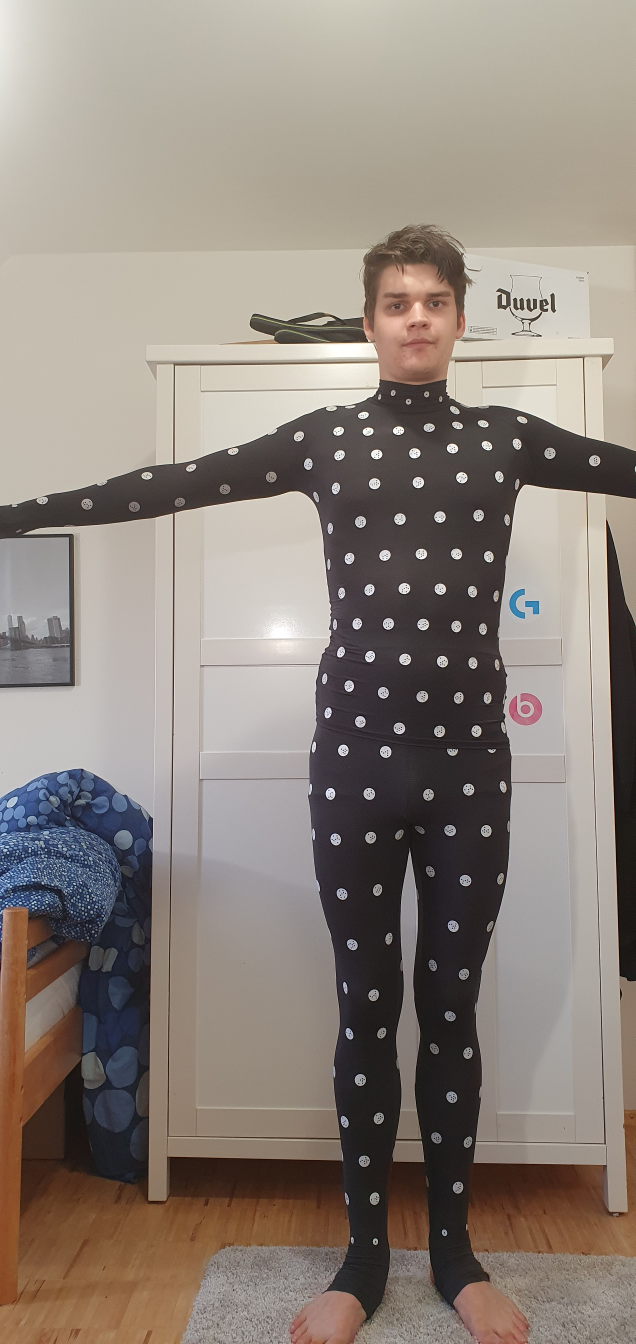
#> input picture App/Test/untitled/assets/images/T.jpg, 1908 x 4032 px (shown at 1/3 size)
$ python detect_points.py ../../../App/Test/untitled/assets/images/T.jpg   (older library calls are emulated)
#> lines starting #> are read from the running program, lines starting #| are printed output that depends on the picture; after the words box and inside, x2 and y2 are one past the last pixel; in counts of white or black regions, pixels touching at a corner belong together
#> further down, im is the input picture: shape (4032, 1908, 3); mean B, G, R 123.9, 132.1, 142.1
### Server/app/Measure/markers.py
#!/usr/bin/python3
# -*- coding: utf-8 -*-
#######################################################################
#
#  This Code is based on the work of Ksasao (https://github.com/ksasao)
#  who released his code under Apache License V2.0.
#  See: https://gist.github.com/ksasao/bc9c548d5e38932f2d0d11912ba541d0
#
#######################################################################
from __future__ import division, print_function, unicode_literals
from cv2 import cvtColor, GaussianBlur, threshold, findContours, contourArea, boundingRect, arcLength
from cv2 import COLOR_BGR2GRAY, THRESH_BINARY_INV, THRESH_OTSU, RETR_TREE, CHAIN_APPROX_NONE
from cv2 import boundingRect, fitEllipse, warpAffine, getAffineTransform
from cv2 import circle, LINE_AA
from cv2 import resize, INTER_CUBIC, putText, FONT_HERSHEY_PLAIN
from Measure.ellipse_helpers import approx_ellipse_perimeter, find_nearest_point_on_ellipse, rotate_point
import numpy as np


def contour_sanity_check(contour, image_height, point_d=0.02):
    # We assume a persons height is between 1,3m and 2,2m.
    # In a reasonably sane photographed image the person is either
    # head to toe in the image or uses at least half the frame.
    # Points with ID have a diameter of 2cm. The small points at
    # the neck have a diameter of 1cm.
    x, y, w, h = boundingRect(contour)
    # Calculate a lower bound for the size of one pixel
    lb = 1.3 / image_height
    # Calculate an upper bound for the size of one pixel
    ub = 2 * 2.2 / image_height
    # Checking bounds for width and height
    if max(w, h) * ub < point_d or max(w, h) * lb > point_d:
        return False
    # The maximum area of a point is a circle
    if contourArea(contour) > np.pi * (point_d / 2 / lb) ** 2:
        return False
    # The maximum perimeter of a point is a circle
    if arcLength(contour, True) * lb > np.pi * point_d:
        return False
    # The minimum perimeter of a point is 2*d
    if arcLength(contour, True) * ub < 2 * point_d:
        return False
    # The perimeter should not be much bigger than that of the
    # minimal ellipse with the same area
    epsilon_factor = 1.5
    if arcLength(contour, True) > epsilon_factor * approx_ellipse_perimeter(w, h):
        return False
    # Calculate the average quadratic distance of the contour to a fitted ellipse
    if len(contour) < 5:
        return False
    ellipse = fitEllipse(contour)
    if ellipse[1][0] <= 0 or ellipse[1][1] <= 0:
        return False
    # For very flat ellipses there is no hope to detect a point id later
    if min(ellipse[1]) < 0.1 * max(ellipse[1]):
        return False
    # Check if the contour is roughly elliptical
    quad_dist = 0
    for p in contour:
        tp = p[0][0] - ellipse[0][0], p[0][1] - ellipse[0][1]
        rtp = rotate_point(tp, (0, 0), -ellipse[2] + 90)
        poe = find_nearest_point_on_ellipse(ellipse[1][1] / 2, ellipse[1][0] / 2, rtp)
        poer = rotate_point(poe, (0, 0), ellipse[2] - 90)
        poert = poer[0] + ellipse[0][0], poer[1] + ellipse[0][1]
        quad_dist += (p[0][0] - poert[0]) ** 2 + (p[0][1] - poert[1]) ** 2
    if quad_dist / len(contour) > 1.0:
        return False
    # This contour could be a point
    return True


def find_marker_ellipses(im):
    im_gray = cvtColor(im, COLOR_BGR2GRAY)
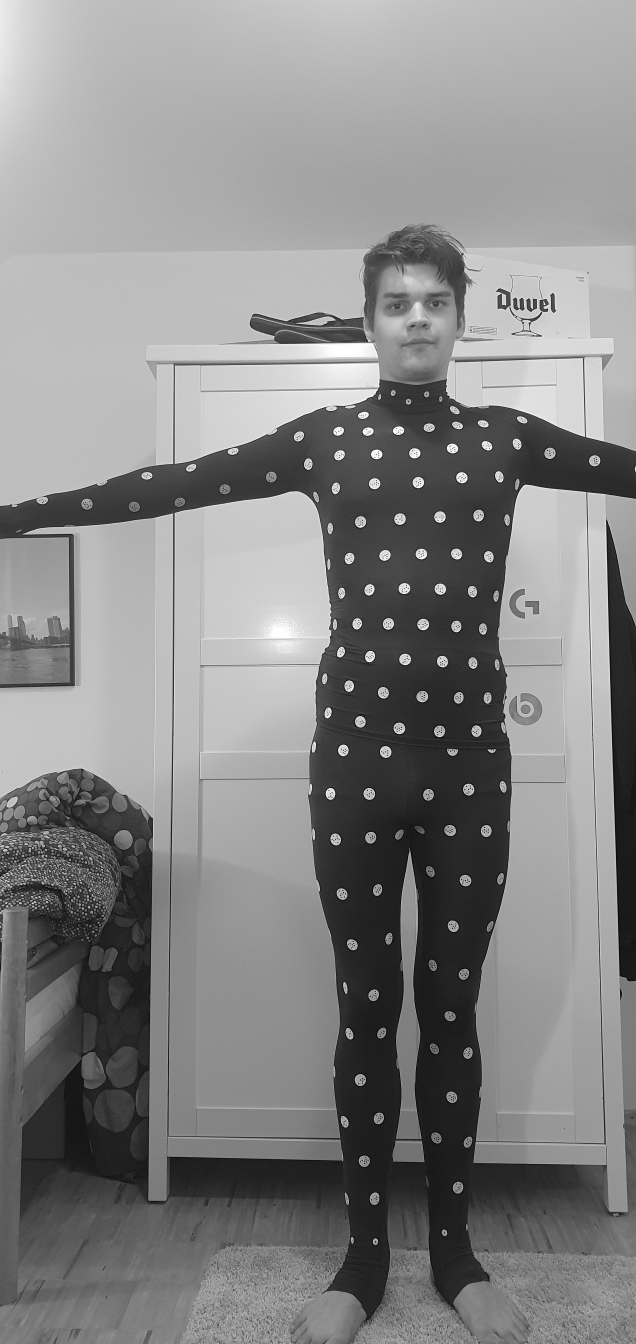
#> im_gray: shape (4032, 1908) (shown at 1/3 size); min 0, max 255, mean 134.1
    im_blur = GaussianBlur(im_gray, (3, 3), 0)
    ret, th = threshold(im_blur, 0, 255, THRESH_BINARY_INV + THRESH_OTSU)
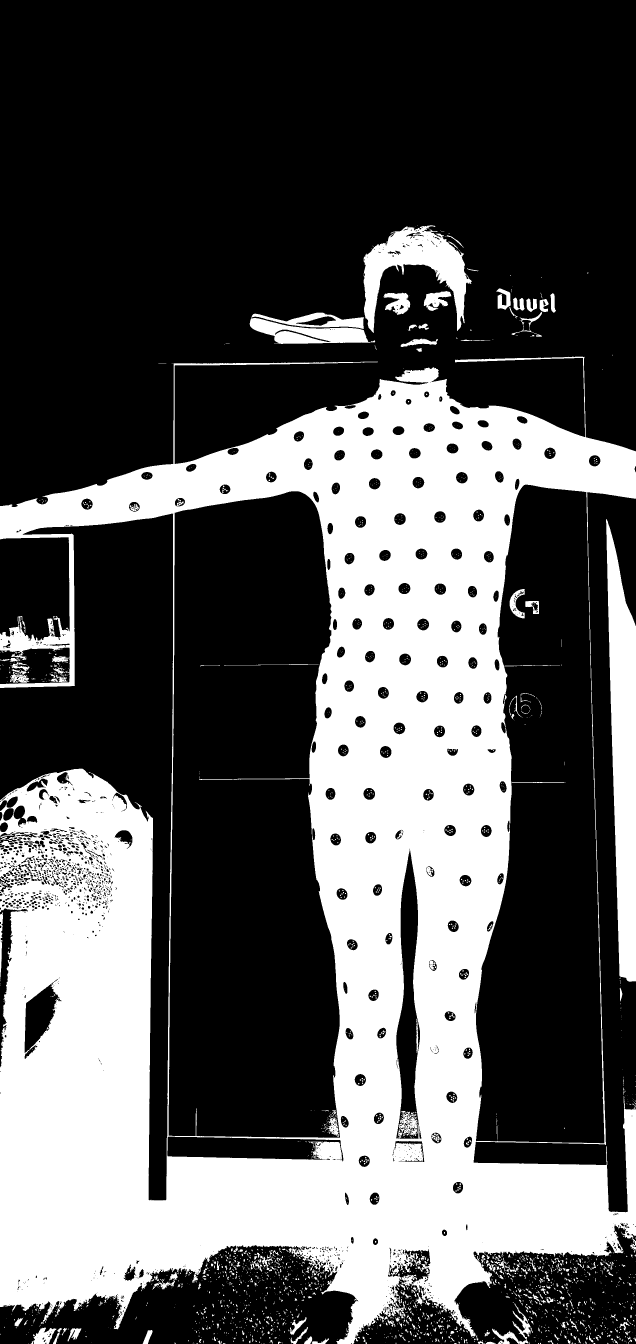
#> th: shape (4032, 1908) (shown at 1/3 size); 34.6% white; 2468 white regions (2026 under 20 px)
#> ret = 116
    contours, hierarchy = findContours(th, RETR_TREE, CHAIN_APPROX_NONE)
#> contours = 4258 contours, 3233 with area under 20; largest, box (x1, y1, x2, y2) and area: (0, 1070, 1908, 4032) 4074714, (505, 1473, 1021, 3414) 874290, (1427, 1453, 1814, 3431) 572275, (1818, 1557, 1908, 2945) 80818, (1091, 676, 1416, 999) 39874
    points = []
    origins = []
    ellipses = []
    id_point_candidates = []
    small_point_candidates = []
    for cnt in contours:
        if contour_sanity_check(cnt, im.shape[0], point_d=0.02):
            id_point_candidates.append(cnt)
        elif contour_sanity_check(cnt, im.shape[0], point_d=0.01):
            small_point_candidates.append(cnt)
#> this loop made 31 passes
#> cnt on passes 5, 7, 8, 9, 20, 21: [[1750, 4030], [1750, 4031]], [[791, 4030], [791, 4031], [792, 4031], [792, 4030]], [[783, 4030], [783, 4031]], [[86, 4030], [86, 4031]], [[847, 4028], [847, 4029], [848, 4029], [848, 4028]], [[579, 4028], [579, 4029], [580, 4029], [580, 4028]]
#> after the loop, id_point_candidates = []; small_point_candidates = []
    for cnt in id_point_candidates:
        x, y, w, h = boundingRect(cnt)
        ellipse = fitEllipse(cnt)
        points.append(im_gray[y:y + h, x:x + w])
        origins.append((x, y))
        ellipses.append(ellipse)
    return points, origins, ellipses


# [174 lines left out: functions unskew_point, draw_small_point, is_small_point, get_point_id, generate_mask, find_max_id_in_pattern and 3 more, not called in this run]


# [15 lines that do not run on import are left out]

### Server/app/Measure/detect_points.py
#!/usr/bin/python3
# -*- coding: utf-8 -*-
from __future__ import division, print_function, unicode_literals
from Measure.markers import find_marker_ellipses, unskew_point, get_point_id, collect_points, is_small_point
from Measure.markers import find_best_10_confidences
import cv2
import sys


def scale_preview(preview_img, max_preview_size=(1800, 960)):
    scale_fac = min(max_preview_size[1] / preview_img.shape[0], max_preview_size[0] / preview_img.shape[1], 1)
    scaled_im = cv2.resize(preview_img, (int(preview_img.shape[1] * scale_fac), int(preview_img.shape[0] * scale_fac)),
                           interpolation=cv2.INTER_CUBIC)
    return scaled_im, scale_fac


def detect_points(img):
    skewed_points, origins, ellipses = find_marker_ellipses(img)
    unskewed_points = [unskew_point(skewed_points[i], origins[i], ellipses[i])
                       for i in range(len(skewed_points))]
    point_ids = []
    confidences = []
    positions = []
    distances = []
    for i in range(len(unskewed_points)):
        positions.append(ellipses[i][0])
        confidence_for_small_point = is_small_point(unskewed_points[i], ellipses[i])
        if confidence_for_small_point > 0.3:
            point_ids.append(0)
            confidences.append(confidence_for_small_point)
        else:
            point_id, confidence = get_point_id(unskewed_points[i], ellipses[i])
            point_ids.append(point_id)
            confidences.append(confidence)
    _, best_10_indexes = find_best_10_confidences(
        [confidences[i] if point_ids[i] > 0 else 0 for i in range(len(confidences))])
    ellipses_size_sum = 0
    for i in best_10_indexes:
        ellipses_size_sum += max(ellipses[i][1])
    avg_big_point_size = ellipses_size_sum / 10
    for i in range(len(unskewed_points)):
        if point_ids[i] == 0:
            distances.append((max(ellipses[i][1]) / avg_big_point_size) * 400)
        else:
            distances.append((max(ellipses[i][1]) / avg_big_point_size) * 200)
    raw_data = [{
        "skewed_point": skewed_points[i],
        "unskewed_point": unskewed_points[i],
        "origin": origins[i],
        "ellipse": ellipses[i],
        "confidence": confidences[i],
        "point_id": point_ids[i],
        "point_type": "small_point" if point_ids[i] == 0 else "big_point",
        "position": positions[i],
        "distance": distances[i]
    } for i in range(len(unskewed_points))]
    return point_ids, confidences, positions, distances, raw_data


if __name__ == '__main__':
    args = sys.argv
    input_file_name = args[1]
    im = cv2.imread(input_file_name)
#> (the run stopped early here; a loop or call above may not have finished)
